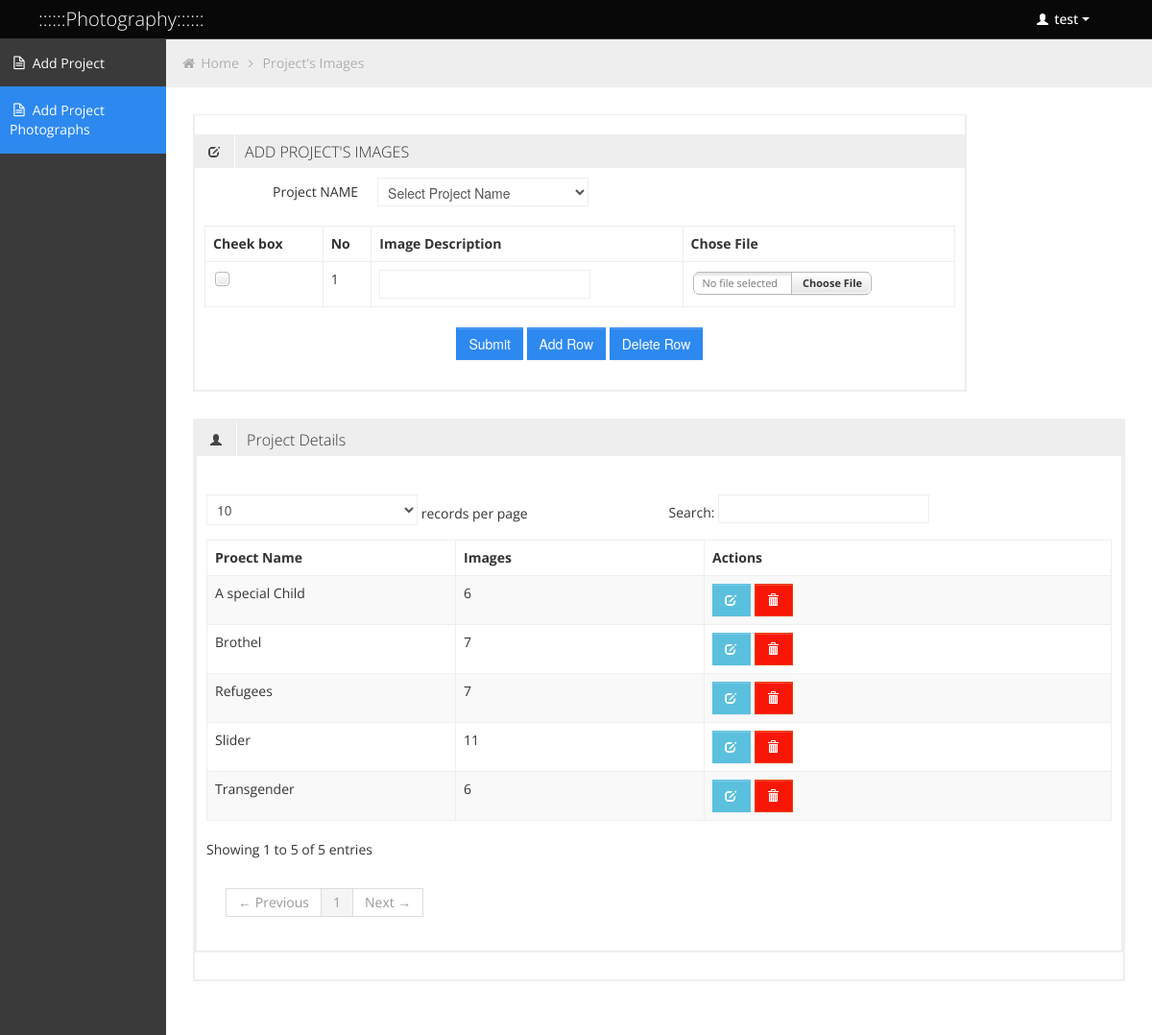
Page /manager/add_product.php (signed in) on the committed database.
### tables this page shows
CREATE TABLE `product_image` (
  `id` int(11) NOT NULL,
  `shopkeeper_id` int(55) NOT NULL,
  `img_name` varchar(255) NOT NULL,
  `image_description` varchar(255) NOT NULL,
  `path` varchar(256) NOT NULL
);

CREATE TABLE `shopkeeper` (
  `id` int(11) NOT NULL,
  `division_id` int(55) NOT NULL,
  `sub_division_id` int(55) NOT NULL,
  `category_id` int(55) NOT NULL,
  `sub_category_id` int(55) NOT NULL,
  `shop_name` varchar(255) NOT NULL,
  `owner` varchar(255) NOT NULL,
  `header_img` varchar(255) NOT NULL,
  `shop_description` text NOT NULL,
  `inset_time` date NOT NULL,
  `address` text NOT NULL,
  `phone_number` varchar(33) NOT NULL,
  `email` varchar(55) NOT NULL,
  `web_address` varchar(122) NOT NULL,
  `offer_imformation` text NOT NULL,
  `status` int(22) NOT NULL
);

### manager/controller/class.database.php (called while the page is built, shortened)
<?php
	require_once 'class.config.inc.php';
	class DatabaseManage{
		private $connection;
		public function __construct($host,$dbname,$user,$password){
			$dbmanager = new MyDBConnection;
			$this->connection = $dbmanager->connection($host,$dbname,$user,$password);
			return $this->connection;
		}
		function joinTowOverDoulicate($one,$colums_one,$two,$colums_two,$condition,$type="INNER"){
			if(is_array($colums_one)&&is_array($colums_two)&&is_array($condition)&&count($condition)==2){
				$part = "";
				list($a, $b) = $condition;
				foreach($colums_one as $colsone){
					if(strpos($colsone, '(') == true) {
						$explor = explode("(",$colsone);
							$part .= "$explor[0]($two.$explor[1],";
						}else{
							$part = $part." ".$one.".".$colsone.", ";
						}
				}
				foreach($colums_two as $colsone){
					if(strpos($colsone, '(') == true) {
						$explor = explode("(",$colsone);
							$part .= "$explor[0]($two.$explor[1],";
						}else{
							$part = $part." ".$two.".".$colsone.",";
						}
				}
				$statement = rtrim($part,",");
				$sql = 	"SELECT $statement FROM $one $type JOIN $two ON $one.$a=$two.$b  GROUP BY shopid ORDER BY $one.id DESC";
				$query = $this->connection->prepare($sql);
				$query->execute();
				$display = $query->fetchAll(PDO::FETCH_ASSOC);
				$counter =  $query->rowCount();
				if($counter>0){
					return $display;
				}else{
					return false;
				}
			}else{
				return false;
			}
		}
	}
?>

### manager/controller/class.config.inc.php (called while the page is built, shortened)
<?php
	class MyDBConnection{
		function connection($host,$dbname,$user,$password){
				$this->host          = $host;
				$this->db_name       = $dbname;
				$this->user_name     = $user;
				$this->user_password = $password;
			try{
				$this->connect = new PDO("mysql:host=$this->host;dbname=$this->db_name",$this->user_name,$this->user_password);
				$this->connect->setAttribute(PDO::ATTR_ERRMODE, PDO::ERRMODE_EXCEPTION);
				$this->connect->query('SET NAMES utf8');
				return $this->connect;
			}
			catch (PDOException $e) {
				die('<center><h3>Connection failed: ' . $e->getMessage()."</center></h3>");
			}
		}
	}
?>

### manager/controller/operation.inc.php (called while the page is built, shortened)
<?php
require_once 'class.database.php';
class Operation {
    public $connection;
    function __construct() {
        $this->connection = new DatabaseManage("localhost", "towfiqchowdhury_bdmybd", "towfiqchowdhury_admin", "!@#$%");
        return $this->connection;
    }
            ?>
        <?php
    public function joinShopImg() {
        $table_one = "shopkeeper";
        $columsOne = array("id as shopid", "shop_name");
        $table_tow = "product_image";
        $columsTwo = array("id", "COUNT(shopkeeper_id) as count_img");
        $condition = array("id", "shopkeeper_id");
        return $this->connection->joinTowOverDoulicate($table_one, $columsOne, $table_tow, $columsTwo, $condition);
    }
}
$data = new Operation();
?>

### manager/add_product.php (the view, shortened to what this page needs)
<?php include('header_file.php'); ?>
<?php include('menu.php');
?>
<div id="content" class="span10">
    <ul class="breadcrumb">
        <li>
            <i class="icon-home"></i>
            <a href="index.php">Home</a>
            <i class="icon-angle-right"></i>
        </li>
        <li><a href="#">Project's Images</a></li>
    </ul>
    <div class="row-fluid">
        <div class="box span10">
            <div class="box-content">
            </div>
            <div class="box-header" data-original-title="">
                <h2><i class="halflings-icon edit"></i><span class="break"></span>ADD PROJECT'S IMAGES</h2>
            </div>
            <div class="box-content">
                <form enctype="multipart/form-data"  action="<?php echo htmlspecialchars($_SERVER['PHP_SELF']); ?>" method="POST" class="form-horizontal">
                    <table id="dataTable" class="table table-bordered">
                        <div class="control-group">
                            <label class="control-label" for="selectError3">Project NAME</label>
                            <div class="controls">
                                <select id="shopkeeper_id" name="shopkeeper_id">
                                    <option value="0">Select Project Name</option>
<?php
$data->displayShop();
?>
                                </select>
                            </div>
                        </div>
                        <tr>
                            <th>Cheek box</th>
                            <th>No</th>
                            <th> Image Description</th>
                            <th>Chose File</th>
                        </tr>
                        <tr>
                            <TD><input type="checkbox" name="chkbox[]"/></TD>
                            <TD>1</TD>
                            <td> <input type ="text" name ="image_description[]" /></td>
                            <td> <input type ="file" name ="file[]" /> </td>
                        </tr>
                    </table>
                    <table align="center"><tr><td>
                                <input name="submit" type="submit" value="Submit" class="btn btn-primary"/>
                                </form>
                                <input type="button" value="Add Row" onClick="addRow('dataTable')" class="btn btn-primary" />
                                <input type="button" value="Delete Row" onClick="deleteRow('dataTable')" class="btn btn-primary" /></td></tr>
            </div>
        </div>
        <div class="row-fluid">
            <div class="box span12">
                <div class="box span12">
                    <div class="box-header" data-original-title="">
                        <h2><i class="halflings-icon user"></i><span class="break"></span>Project Details</h2>
                    </div>
                    <div class="box-content">
                        <div id="DataTables_Table_0_wrapper" class="dataTables_wrapper" role="grid"><div class="row-fluid"><div class="span6"><div class="dataTables_filter" id="DataTables_Table_0_filter"></div></div></div><table class="table table-striped table-bordered bootstrap-datatable datatable dataTable" id="DataTables_Table_0" aria-describedby="DataTables_Table_0_info">
                                <thead>
                                    <tr role="row">
                                        <th class="sorting_asc" role="columnheader" tabindex="0" aria-controls="DataTables_Table_0" rowspan="1" colspan="1" aria-sort="ascending" aria-label="Username: activate to sort column descending" style="width: 170px;">Proect Name</th>
                                        <th class="sorting_asc" role="columnheader" tabindex="0" aria-controls="DataTables_Table_0" rowspan="1" colspan="1" aria-sort="ascending" aria-label="Username: activate to sort column descending" style="width: 170px;">Images</th>
                                        <th class="sorting" role="columnheader" tabindex="0" aria-controls="DataTables_Table_0" rowspan="1" colspan="1" aria-label="Actions: activate to sort column ascending" style="width: 289px;">Actions</th>
                                    </tr>
                                </thead>
                                <tbody role="alert" aria-live="polite" aria-relevant="all">
<?php
$img_row = $data->joinShopImg();
foreach ($img_row as $rows_img):
    ?>
                                        <tr class="odd">
                                            <td class=" sorting_1"><?php echo $rows_img['shop_name']; ?></td>
                                            <td class=" sorting_1"><?php echo $rows_img['count_img']; ?></td>
                                            <td class="center ">
                                                <a class="btn btn-info" href="updata_img.php?imgid=<?php echo $rows_img['shopid']; ?>">
                                                    <i class="halflings-icon white edit"></i>
                                                </a>
                                                <a class="btn btn-danger" href="#">
                                                    <i class="halflings-icon white trash"></i>
                                                </a>
                                            </td>
                                        </tr>
<?php endforeach; ?>
                                </tbody></table><div class="row-fluid"></div>
                        </div>
                    </div>
                </div>
            </div>
        </div>
    </div>
<?php include ('footer.php') ?>

### manager/css/style.css (style rules this page uses)
body { background: #F5F5F5; color: #333; border: none; font-family: 'Open Sans', sans-serif; font-weight: 400; }
a { color: #646464; }
h2 { font-size: 16px; line-height: 16px; }
#content { background: #ffffff; filter: none; min-height: 100%; padding: 20px 20px; position: relative; }
.breadcrumb { margin: -28px -28px 28px -28px; line-height: 34px; background: #eee; border: 0px; color: #aaa; -webkit-box-shadow: none; -moz-box-shadow: none; box-shadow: none; -webkit-border-radius: 0px; -moz-border-radius: 0px; border-radius: 0px; }
.breadcrumb a { color: #aaa; text-shadow: 0px 1px 1px #fff; }
.box { border: 2px solid #eee; background: #fff !important; margin-bottom: 28px; }
.box-header { height: 16px; font-size: 16px; line-height: 16px; padding: 10px; background: #eee; -webkit-box-shadow: none; -moz-box-shadow: none; box-shadow: none; overflow: hidden; }
.box-header h2 { float:left; margin-top: 0px; font-weight: 300; }
.box-header h2 i { margin: 0px 3px 0px 4px; opacity: .8; filter: alpha(opacity=80); -ms-filter:"progid:DXImageTransform.Microsoft.Alpha(Opacity=80)"; }
.box-content { position: relative; z-index: 50; margin-top: -1px; padding: 10px; background: #fff !important; }
.btn { display: inline-block; padding: 6px 12px; margin-bottom: 0; font-size: 14px; font-weight: 500; line-height: 20px; text-align: center; white-space: nowrap; vertical-align: middle; cursor: pointer; border: 1px solid #a7a9aa; -webkit-border-radius: 0px !important; border-radius: 0px !important; }
.btn i { margin-top: 2px; }
.btn { color: #ffffff; background-color: #a7a9aa; border-color: #a7a9aa; background-image: none; filter: none; text-shadow: none; }
.btn-primary { background-color: #2D89EF; border-color: #2D89EF; }
.btn-danger { background-color: #F81706; border-color: #EB3C00; }
.btn-info { background-color: #5bc0de; border-color: #5bc0de; }
.table th, .table td { border-top: 1px solid #eee; }
.table-bordered { border-color: #eee; -webkit-border-radius: 0px !important; -moz-border-radius: 0px !important; border-radius: 0px !important; }
.table-bordered th, .table-bordered td { border-left: 1px solid #eee; }
.table-bordered thead:first-child tr:first-child > th:first-child, .table-bordered tbody:first-child tr:first-child > td:first-child, .table-bordered tbody:first-child tr:first-child > th:first-child { -webkit-border-radius: 0px !important; -moz-border-radius: 0px !important; border-radius: 0px !important; }
.table-bordered thead:first-child tr:first-child > th:last-child, .table-bordered tbody:first-child tr:first-child > td:last-child, .table-bordered tbody:first-child tr:first-child > th:last-child { -webkit-border-radius: 0px !important; -moz-border-radius: 0px !important; border-radius: 0px !important; }
.table-bordered thead:last-child tr:last-child > th:first-child, .table-bordered tbody:last-child tr:last-child > td:first-child, .table-bordered tbody:last-child tr:last-child > th:first-child, .table-bordered tfoot:last-child tr:last-child > td:first-child, .table-bordered tfoot:last-child tr:last-child > th:first-child { -webkit-border-radius: 0px !important; -moz-border-radius: 0px !important; border-radius: 0px !important; }
.table-bordered thead:last-child tr:last-child > th:last-child, .table-bordered tbody:last-child tr:last-child > td:last-child, .table-bordered tbody:last-child tr:last-child > th:last-child, .table-bordered tfoot:last-child tr:last-child > td:last-child, .table-bordered tfoot:last-child tr:last-child > th:last-child { -webkit-border-radius: 0px !important; -moz-border-radius: 0px !important; border-radius: 0px !important; }

### manager/css/style-responsive.css (style rules this page uses)
@media (min-width: 1200px) { #content { width: 85.578%; padding: 28px; margin: 0px 0px; margin-left: 14.422% !important; } }

### manager/css/halflings.css (style rules this page uses)
html, html .halflings { -webkit-font-smoothing: antialiased !important; }
.halflings-icon { display: inline-block; width: 14px; height: 14px; line-height: 14px; vertical-align: text-top; background-image: url(../img/glyphicons_halflings.svg); background-position: 0 0; background-repeat: no-repeat; vertical-align: top; *display: inline; *zoom: 1; *margin-right: .3em; }
.halflings-icon.white { background-image: url(../img/glyphicons_halflings-white.svg); }
.halflings-icon.user { background-position: -168px 0; }
.halflings-icon.trash { background-position: -456px 0; }
.halflings-icon.edit { background-position: -96px -72px; }

### rows in the picture
product_image: shopkeeper.shop_name "Transgender", count_img "6"
product_image: shopkeeper.shop_name "Refugees", count_img "7"
product_image: shopkeeper.shop_name "Brothel", count_img "7"
product_image: shopkeeper.shop_name "A special Child", count_img "6"
product_image: shopkeeper.shop_name "Slider", count_img "11"

### other values in the picture
$_SESSION['USER'] "test"
